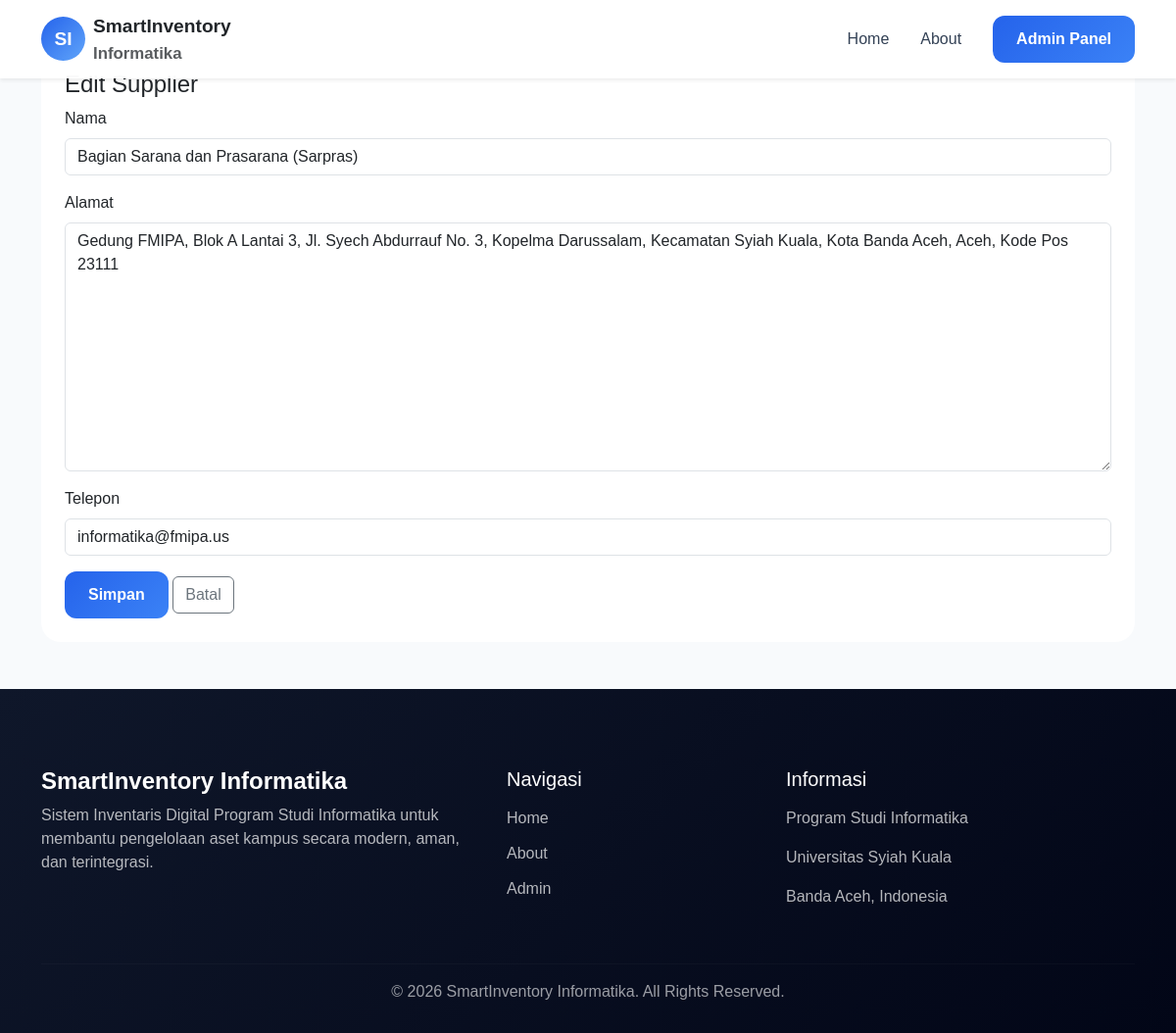
The page /dashboard/supplier/edit/1/ (signed in) on the database its author committed.
### inventory/models.py (models this page shows, shortened)
class Supplier(models.Model):
    nama = models.CharField(
        max_length=100
    )
    alamat = models.TextField()
    telepon = models.CharField(
        max_length=20
    )
    created_at = models.DateTimeField(
        auto_now_add=True
    )

### inventory/views.py (the view)
@login_required
def supplier_update(request, pk):
    supplier = get_object_or_404(
        Supplier,
        pk=pk
    )
    form = SupplierForm(
        request.POST or None,
        instance=supplier
    )
    if form.is_valid():
        form.save()
        return redirect('supplier_list')
    return render(
        request,
        'dashboard/supplier/form.html',
        {
            'form': form
        }
    )

### inventory/forms.py
class SupplierForm(forms.ModelForm):
    class Meta:
        model = Supplier
        fields = '__all__'
        widgets = {
            'nama': forms.TextInput(
                attrs={
                    'class': 'form-control'
                }
            ),
            'alamat': forms.Textarea(
                attrs={
                    'class': 'form-control'
                }
            ),
            'telepon': forms.TextInput(
                attrs={
                    'class': 'form-control'
                }
            ),
        }

### inventory/templates/dashboard/supplier/form.html (shortened to what this page needs)
{% extends 'public/base_public.html' %}
{% block content %}
<section class="py-5">
  <div class="container">
    <div class="card p-4">
      <h4>{% if form.instance.pk %}Edit Supplier{% else %}Tambah Supplier{% endif %}</h4>
      <form method="post">
        {% for field in form %}
        <div class="mb-3">
          <label class="form-label">{{ field.label }}</label>
          {{ field }}
        </div>
        {% endfor %}
        <div>
          <button class="btn btn-primary">Simpan</button>
          <a href="{% url 'supplier_list' %}" class="btn btn-outline-secondary">Batal</a>
        </div>
      </form>
    </div>
  </div>
</section>
{% endblock %}

### inventory/static/css/style.css (style rules this page uses)
body { font-family: 'Poppins', sans-serif; background: #f8fafc; color: #1e293b; overflow-x: hidden; }
a { text-decoration: none; }
section { padding-top: 80px; }
.btn-primary { border: none; border-radius: 12px; padding: 12px 24px; font-weight: 600; background: linear-gradient( 135deg, #2563eb, #3b82f6 ); transition: 0.3s; }
.card { border: none !important; border-radius: 20px; overflow: hidden; transition: 0.3s; }

### rows shown on the page
Supplier: form "Bagian Sarana dan Prasarana (Sarpras)" "Gedung FMIPA, Blok A Lantai 3, Jl. Syech Abdurrauf No. 3, Kopelma Darussalam, Kecamatan Syiah Kuala, Kota Banda Aceh, Aceh, Kode Pos 23111" "informatika@fmipa.us"

### other values the page prints
{{ field.label }} "Nama" "Alamat" "Telepon"
